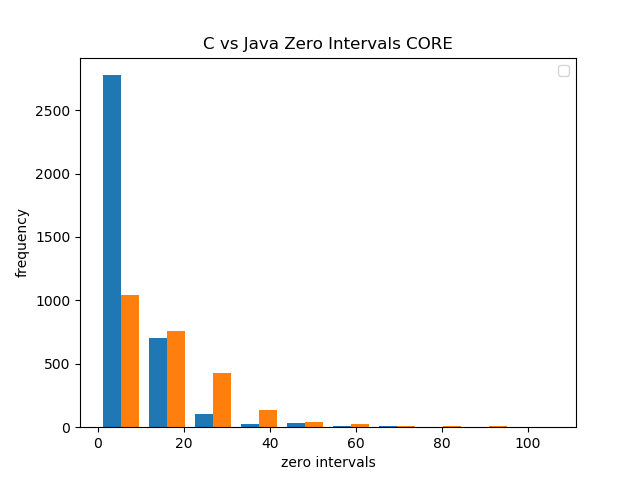
#> input picture tests/ThreadComparison/zero-intervals_CORE.png, 640 x 480 px
$ python -i zero-reading-interval.py   (imports and definitions only)
#> lines starting #> are read from the running program, lines starting #| are printed output that depends on the picture
from sys import argv
from sys import stdin
from statistics import mean, stdev, mode, StatisticsError
import matplotlib.pyplot as plt
'''---------------------------------------------------------------'''
''' Terminology I made up: A "zero interval" is the number of	 '''
''' zero-joule energy readings between any two nonzero energy	 '''
''' readings. In the context of this experiment, it indicates	 '''
''' that the MSR has not been updated, as the before/after energy '''
''' stamps were the same exact value.							 '''
'''You should definitely timestamp your readings to see why there could possibly be zero intervals of value 0, since thats way too quick
of an update, since it takes much less than 1 ms for two consecutive readings. Could be that there was a system interrupt between
those two readings, making a delay anomany between them actually be longer than 1 ms'''
'''---------------------------------------------------------------'''
def get_zero_intervals(data):
	zero_intervals = list()
	zero_count = 0
	for i in range(1,len(data)):
		if data[i]-data[i-1] == 0: zero_count += 1
		else:
			zero_intervals.append(zero_count)
			zero_count = 0
	if zero_count != 0: zero_intervals.append(zero_count)
	return zero_intervals

'''---------------------------------------------------------------'''
# [12 lines of commented-out code are left out]
'''---------------------------------------------------------------'''
def read_file_to_string(filename):
	fh = open(filename)
	data = fh.read()
	fh.close()
	return data

def make_numeric_array(data):
	data = data.split("\n")
	data = data[2:len(data)] #remove headers
	data = list(filter(lambda x : x != '', data))
	data = [line.split(",") for line in data]
	data = [[float(item) for item in line] for line in data]
	data = [row[1:-1] for row in data] #remove the first and last. socket and timestamp arent relevant (for now)
	return data

def group_by_column(data):
	columns = list()
	for i in range(len(data[0])):
		columns.append([line[i] for line in data])
	return columns

# zero readings just mean the next reading hasn't been updated in
# the register so they are irrelevant to comparing the actual energy
# level reported assumed already grouped by column
def remove_zeroes(data):
	return list(filter(lambda x: x != 0,data))
'''-----------------------------------------------'''
def print_stats(data,title):
	print(f"{title}:")
	print("  mean: "+str(mean(data)))
	try:
		print("  stdev: "+str(stdev(data)))
	except StatisticsError:
		print("  stdev: N/A (variance requires at least two data points)")
	print("  mode: "+str(mode(data)))
	print("  min: "+str(min(data)))
	print("  max: "+str(max(data)))
	print("  num zero intervals: "+str(len(data)))
'''---------------------------------------------------------------'''

"""right now we're just assuming it's one socket"""

# [3 lines not run here, left out]

# [1 line that did not run here, left out]
# [1 line that did not run here, left out]
# [1 line that did not run here, left out]

#cdata or jdata, it doesn't matter. same header.
#currently getting rid of [1:-1] because socket and timestamp arent currently relevant
# [1 line that did not run here, left out]

# [1 line that did not run here, left out]
# [1 line that did not run here, left out]
# [1 line that did not run here, left out]

fig, (axs) = plt.subplots(2,2, gridspec_kw={'hspace':0.5,'wspace':0.5})
# [1 line not run here, left out]

numbins = 10

i = 0
# [25 lines not run here, left out]

>>> import cv2
>>> picture = cv2.imread('../zero-intervals_CORE.png', cv2.IMREAD_GRAYSCALE)
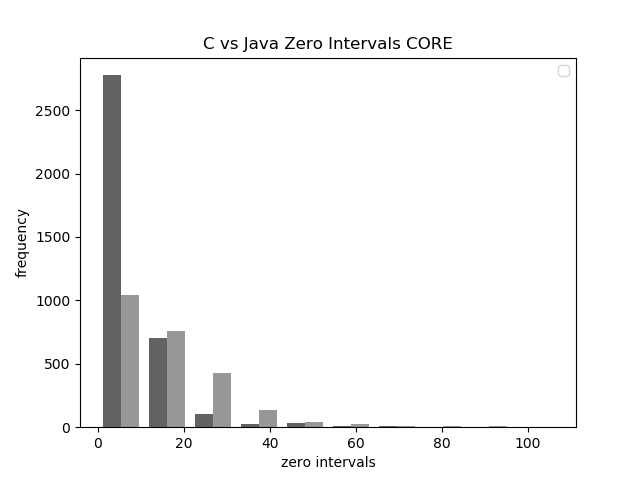
#> picture: shape (480, 640); min 0, max 255, mean 245.5
#> (the run stopped early here; a loop or call above may not have finished)
